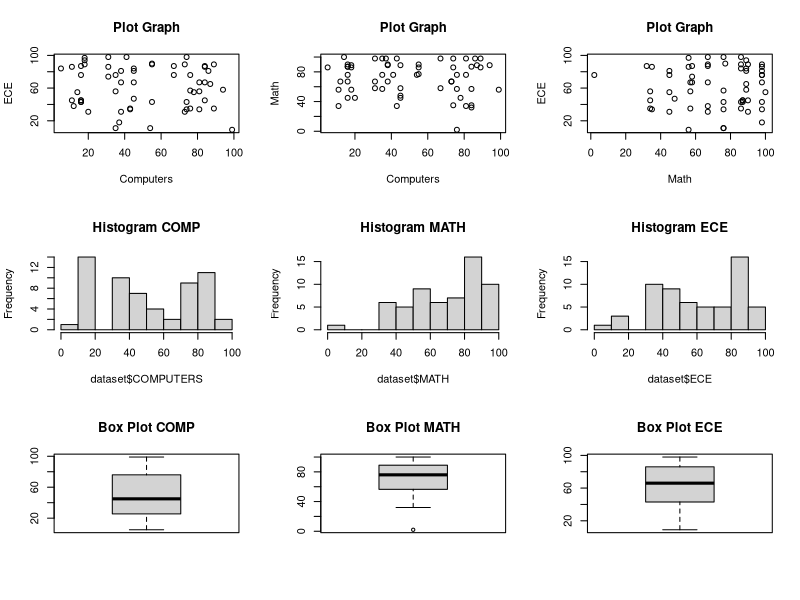

The R script that drew this image:
#
# Hands on exercise on R
# Day 3 - Descriptive Statistics
# Author @Gudi Varaprasad - 19BCE7048
# Date : 16-11-2020
# 
#------------------------------------------------------------------------------
#
# Collect at least 60 students and analyse the data by using descriptive 
# statistics and Interpret the results

getwd()
setwd("E:\\VITAP\\19BCE7048\\Semester_3\\Applied Statistics\\R programming Lab\\Lab Materials\\Lab 3 - Descriptive Statistics")

dataset=read.csv('data.csv',sep=',',header = TRUE)
class(dataset)
str(dataset)
mat <- as.matrix(dataset)
class(mat)
nrow(mat)
ncol(mat)

# first value in mat
mat[1, 1]

# a middle value in mat
mat[4, 2]

mat[1:4, 1:2]

mat[5:8, 1:2]

mat[c(1,3,5), c(1,3)]

# All columns from row 5
mat[5, ]

# first row, all of the columns
col_1 <- mat[1, ]

# max particle size for col_1
max(col_1)

# max particle size for col_2
max(mat[2, ])

# minimum particle size for operator 3
min(mat[, 3])

# mean for operator 3
mean(mat[, 3])

# median for operator 3
median(mat[, 3])

# standard deviation for operator 3
sd(mat[, 3])

#
dataset=read.csv('data.csv',sep=',',header = TRUE)
class(dataset)
str(dataset)

mean(dataset$COMPUTERS)
median(dataset$COMPUTERS)
sd(dataset$COMPUTERS)

mean(dataset$MATH)
median(dataset$MATH)
sd(dataset$MATH)

mean(dataset$ECE)
median(dataset$ECE)
sd(dataset$ECE)


#
dataset=read.csv('data.csv',sep=',',header = TRUE)
# stats graphs
#
par(mfrow=c(3,3))
plot(dataset$COMPUTERS,dataset$ECE, xlab = "Computers", ylab = "ECE", main="Plot Graph")
plot(dataset$COMPUTERS,dataset$MATH, xlab = "Computers", ylab = "Math", main="Plot Graph")
plot(dataset$MATH,dataset$ECE, xlab = "Math", ylab = "ECE", main="Plot Graph")

hist(dataset$COMPUTERS, main="Histogram COMP")
hist(dataset$MATH, main="Histogram MATH")
hist(dataset$ECE, main="Histogram ECE")

boxplot(dataset$COMP, main="Box Plot COMP")
boxplot(dataset$MATH, main="Box Plot MATH")
boxplot(dataset$ECE, main="Box Plot ECE")
